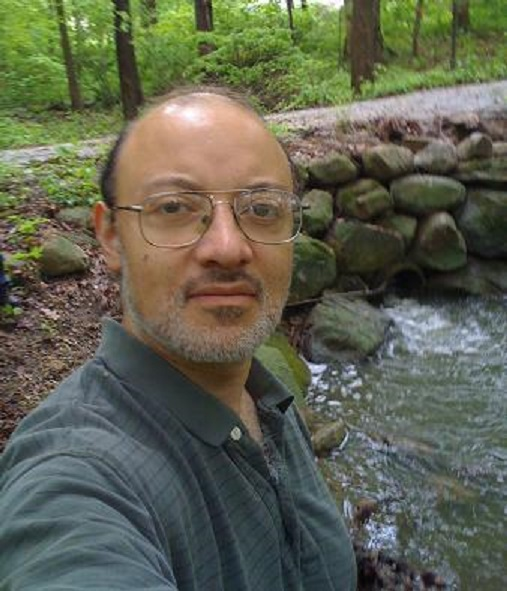
#> input picture slicer/grr3.jpg, 507 x 591 px, found by its file name
$ python slicer.py   (older library calls are emulated)
#> lines starting #> are read from the running program, lines starting #| are printed output that depends on the picture; after the words box and inside, x2 and y2 are one past the last pixel; in counts of white or black regions, pixels touching at a corner belong together
import cv2
import numpy as np

def adj_gamma(img, gamma=1):
    invGamma = 1.0 / gamma
    table = np.array([((i/255)**invGamma)*255 for i in np.arange(0,256)])
    lut  = cv2.LUT(img.astype(np.uint8), table.astype(np.uint8))
    return lut

def main():
    img = cv2.imread("slicer/grr3.jpg")
#> img is the input picture: shape (591, 507, 3); mean B, G, R 80.5, 98.4, 95.7
    if img is None:
        print("No image")
        return

    img = cv2.cvtColor(img, cv2.COLOR_BGR2GRAY)
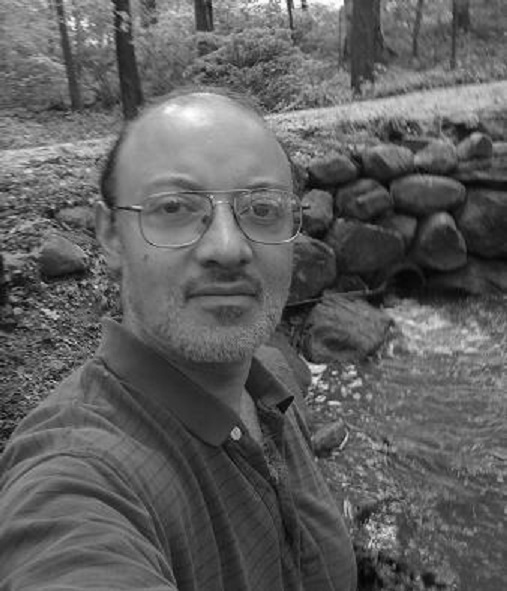
#> img: shape (591, 507); min 3, max 255, mean 95.5
    # [6 lines of commented-out code are left out]

    threshold = 150
    ksize = 11
    sigmaX = 5
    gamma = 0.15
    gblur = cv2.GaussianBlur(img, (ksize, ksize), sigmaX)
    # gblur = cv2.bilateralFilter(img, 9, 100, 75)

    div = cv2.divide(img, gblur, scale = 256)
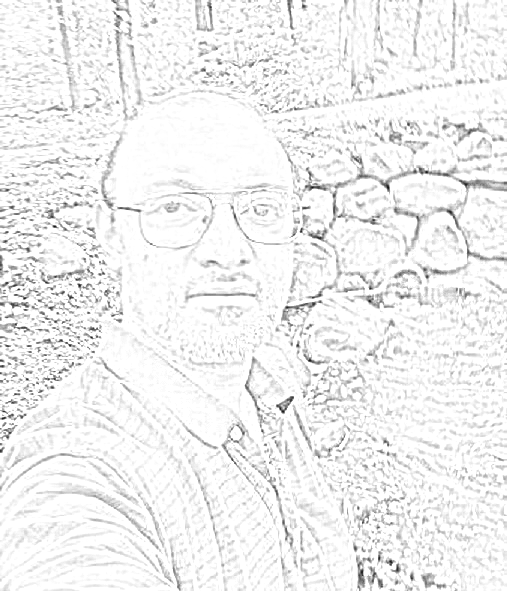
#> div: shape (591, 507); min 19, max 255, mean 240.7
    sketch = adj_gamma(div, gamma)
#> in adj_gamma, `lut  = cv2.LUT(img.astype(np.uint8), table.astype(np.uint8))`:
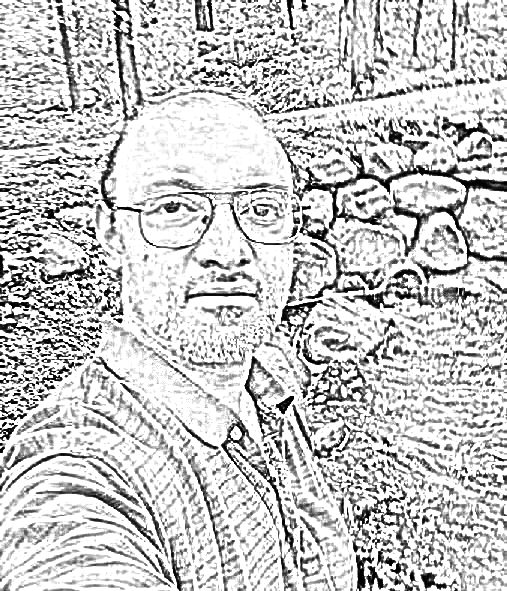
#> lut: shape (591, 507); min 0, max 255, mean 199.1
    ret, thresh1 = cv2.threshold(sketch, threshold, 255, cv2.THRESH_BINARY)
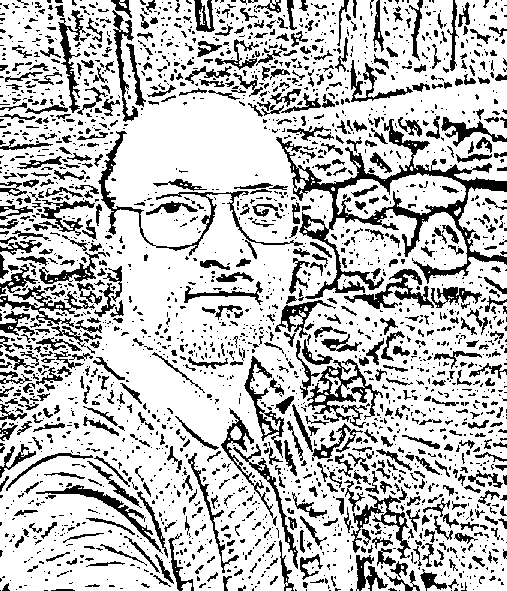
#> thresh1: shape (591, 507); 75.4% white; 2477 black regions (1835 under 20 px), largest, box (x1, y1, x2, y2) and area: (276, 119, 507, 299) 6424, (98, 131, 303, 256) 1643, (307, 359, 383, 423) 1346
#> ret = 150
    cv2.imshow('thresh1', thresh1)
    # cv2.imshow('div', div)
    # cv2.imshow('gblur', gblur)
    # cv2.imshow('sketch', sketch)

    neg = 255 - img
    gblur = cv2.GaussianBlur(neg, (ksize,ksize), 0)
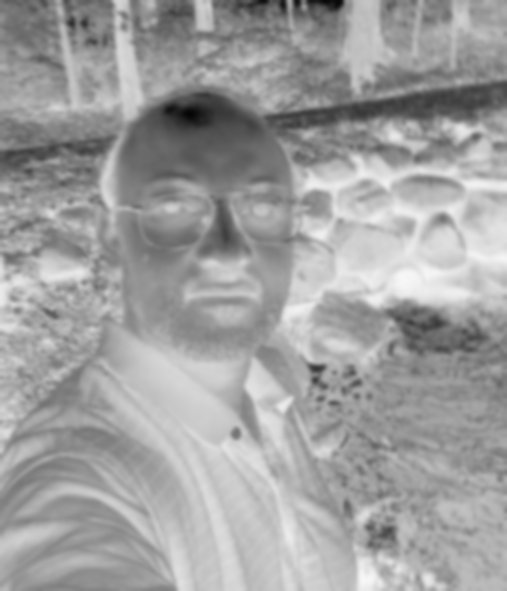
#> gblur: shape (591, 507); min 5, max 247, mean 159.5
    gblur = cv2.bilateralFilter(neg, 9, 75, 75)
    neg_blur = 255 - gblur
    sketch = cv2.divide(img, neg_blur, scale=256)
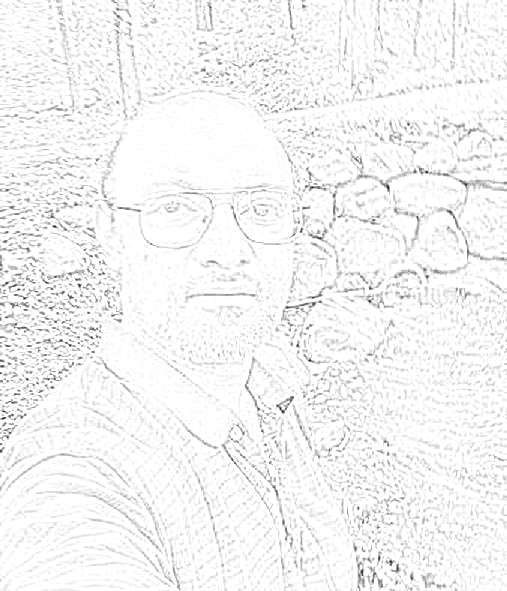
#> sketch: shape (591, 507); min 31, max 255, mean 244.3
    ret, thresh2 = cv2.threshold(sketch, threshold, 255, cv2.THRESH_BINARY)
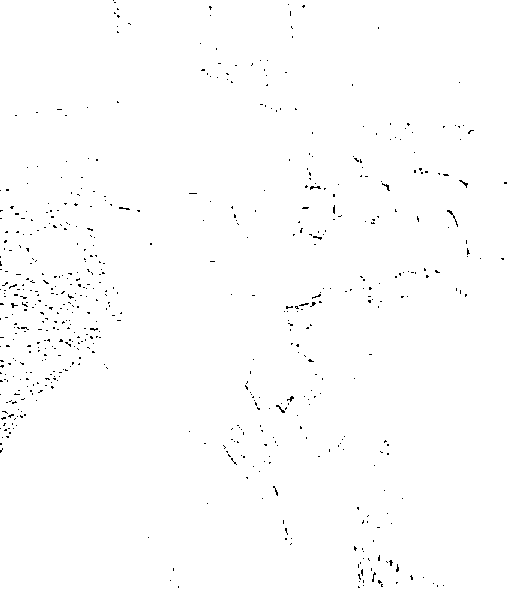
#> thresh2: shape (591, 507); 99.3% white; black in thin lines or dots
    ret, thresh_inv = cv2.threshold(sketch, threshold, 255, cv2.THRESH_BINARY_INV)
#> thresh_inv: shape (591, 507); 0.71% white in thin lines or dots
    # cv2.imshow('thresh2', thresh2)
    # cv2.imshow('thresh_inv', thresh_inv)
    # cv2.imshow('img', img)
    cv2.waitKey(0)
    cv2.destroyAllWindows()


if __name__ == '__main__':
    main()

$ run again, with slicer/grr2.jpg copied over slicer/grr3.jpg
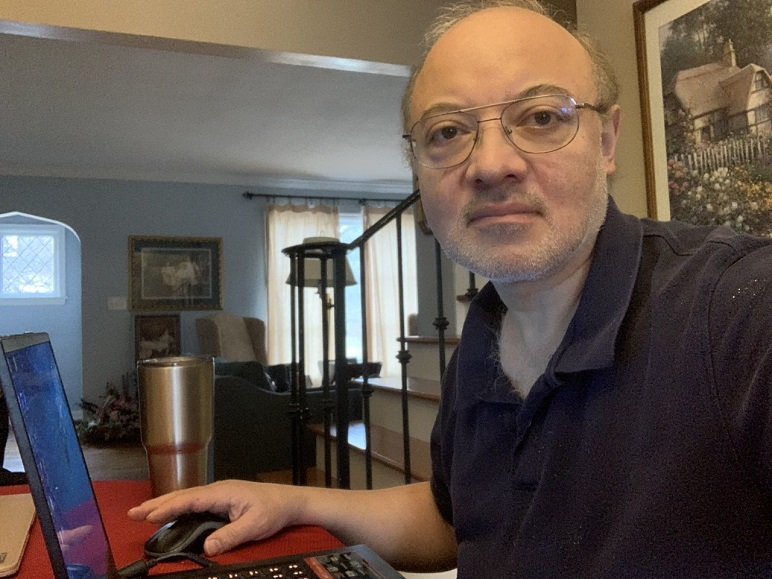
#> input picture slicer/grr2.jpg, 772 x 579 px, found by its file name
#> in main, img is the input picture: shape (579, 772, 3); mean B, G, R 76.9, 84.5, 96.8
#> img: shape (579, 772)
#> in main, `ret, thresh1 = cv2.threshold(sketch, threshold, 255, cv2.THRESH_BINARY)`:
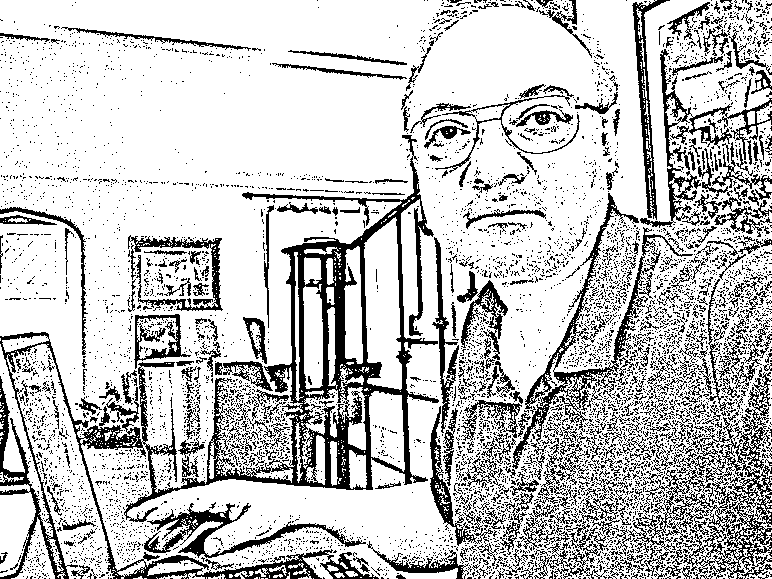
#> thresh1: shape (579, 772); 77.2% white; black in thin lines or dots
#> ret = 150
#> in main, `ret, thresh2 = cv2.threshold(sketch, threshold, 255, cv2.THRESH_BINARY)`:
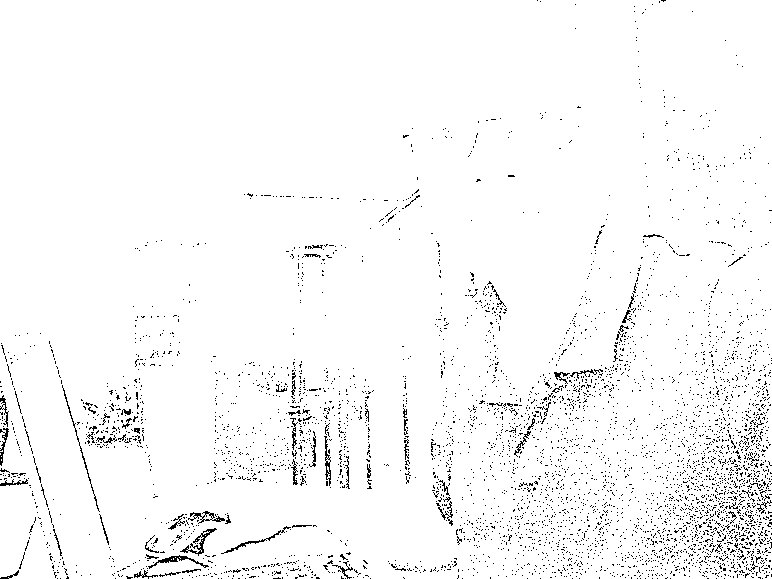
#> thresh2: shape (579, 772); 97% white; black in thin lines or dots
#> thresh_inv: shape (579, 772); 3% white in thin lines or dots
